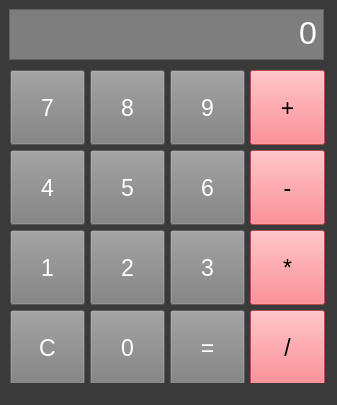
<?xml version="1.0" encoding="UTF-8"?>
<ui version="4.0">
 <class>MainWindow</class>
 <widget class="QMainWindow" name="MainWindow">
  <property name="geometry">
   <rect>
    <x>0</x>
    <y>0</y>
    <width>337</width>
    <height>405</height>
   </rect>
  </property>
  <property name="windowTitle">
   <string>MainWindow</string>
  </property>
  <property name="styleSheet">
   <string notr="true">background-color: rgb(58, 58, 58);</string>
  </property>
  <widget class="QWidget" name="centralwidget">
   <widget class="QTextBrowser" name="textBrowser">
    <property name="geometry">
     <rect>
      <x>9</x>
      <y>9</y>
      <width>315</width>
      <height>51</height>
     </rect>
    </property>
    <property name="maximumSize">
     <size>
      <width>320</width>
      <height>16777215</height>
     </size>
    </property>
    <property name="styleSheet">
     <string notr="true">background-color: rgb(126, 126, 126);
color:white;</string>
    </property>
   </widget>
   <widget class="QPushButton" name="btn0">
    <property name="enabled">
     <bool>true</bool>
    </property>
    <property name="geometry">
     <rect>
      <x>90</x>
      <y>310</y>
      <width>75</width>
      <height>75</height>
     </rect>
    </property>
    <property name="font">
     <font>
      <pointsize>17</pointsize>
     </font>
    </property>
    <property name="styleSheet">
     <string notr="true">background-color: rgb(126, 126, 126);
color: rgb(255, 255, 255);</string>
    </property>
    <property name="text">
     <string>0</string>
    </property>
   </widget>
   <widget class="QPushButton" name="btn7">
    <property name="enabled">
     <bool>true</bool>
    </property>
    <property name="geometry">
     <rect>
      <x>10</x>
      <y>70</y>
      <width>75</width>
      <height>75</height>
     </rect>
    </property>
    <property name="font">
     <font>
      <pointsize>17</pointsize>
     </font>
    </property>
    <property name="styleSheet">
     <string notr="true">background-color: rgb(126, 126, 126);
color: rgb(255, 255, 255);</string>
    </property>
    <property name="text">
     <string>7</string>
    </property>
   </widget>
   <widget class="QPushButton" name="btn8">
    <property name="enabled">
     <bool>true</bool>
    </property>
    <property name="geometry">
     <rect>
      <x>90</x>
      <y>70</y>
      <width>75</width>
      <height>75</height>
     </rect>
    </property>
    <property name="font">
     <font>
      <pointsize>17</pointsize>
     </font>
    </property>
    <property name="styleSheet">
     <string notr="true">background-color: rgb(126, 126, 126);
color: rgb(255, 255, 255);</string>
    </property>
    <property name="text">
     <string>8</string>
    </property>
   </widget>
   <widget class="QPushButton" name="btn9">
    <property name="enabled">
     <bool>true</bool>
    </property>
    <property name="geometry">
     <rect>
      <x>170</x>
      <y>70</y>
      <width>75</width>
      <height>75</height>
     </rect>
    </property>
    <property name="font">
     <font>
      <pointsize>17</pointsize>
     </font>
    </property>
    <property name="styleSheet">
     <string notr="true">background-color: rgb(126, 126, 126);
color: rgb(255, 255, 255);</string>
    </property>
    <property name="text">
     <string>9</string>
    </property>
   </widget>
   <widget class="QPushButton" name="btnPlus">
    <property name="enabled">
     <bool>true</bool>
    </property>
    <property name="geometry">
     <rect>
      <x>250</x>
      <y>70</y>
      <width>75</width>
      <height>75</height>
     </rect>
    </property>
    <property name="font">
     <font>
      <pointsize>17</pointsize>
     </font>
    </property>
    <property name="autoFillBackground">
     <bool>false</bool>
    </property>
    <property name="styleSheet">
     <string notr="true">background-color: rgb(255, 103, 113);</string>
    </property>
    <property name="text">
     <string>+</string>
    </property>
   </widget>
   <widget class="QPushButton" name="btn4">
    <property name="enabled">
     <bool>true</bool>
    </property>
    <property name="geometry">
     <rect>
      <x>10</x>
      <y>150</y>
      <width>75</width>
      <height>75</height>
     </rect>
    </property>
    <property name="font">
     <font>
      <pointsize>17</pointsize>
     </font>
    </property>
    <property name="styleSheet">
     <string notr="true">background-color: rgb(126, 126, 126);
color: rgb(255, 255, 255);</string>
    </property>
    <property name="text">
     <string>4</string>
    </property>
   </widget>
   <widget class="QPushButton" name="btn5">
    <property name="enabled">
     <bool>true</bool>
    </property>
    <property name="geometry">
     <rect>
      <x>90</x>
      <y>150</y>
      <width>75</width>
      <height>75</height>
     </rect>
    </property>
    <property name="font">
     <font>
      <pointsize>17</pointsize>
     </font>
    </property>
    <property name="styleSheet">
     <string notr="true">background-color: rgb(126, 126, 126);
color: rgb(255, 255, 255);</string>
    </property>
    <property name="text">
     <string>5</string>
    </property>
   </widget>
   <widget class="QPushButton" name="btn6">
    <property name="enabled">
     <bool>true</bool>
    </property>
    <property name="geometry">
     <rect>
      <x>170</x>
      <y>150</y>
      <width>75</width>
      <height>75</height>
     </rect>
    </property>
    <property name="font">
     <font>
      <pointsize>17</pointsize>
     </font>
    </property>
    <property name="styleSheet">
     <string notr="true">background-color: rgb(126, 126, 126);
color: rgb(255, 255, 255);</string>
    </property>
    <property name="text">
     <string>6</string>
    </property>
   </widget>
   <widget class="QPushButton" name="btnMinus">
    <property name="enabled">
     <bool>true</bool>
    </property>
    <property name="geometry">
     <rect>
      <x>250</x>
      <y>150</y>
      <width>75</width>
      <height>75</height>
     </rect>
    </property>
    <property name="font">
     <font>
      <pointsize>17</pointsize>
     </font>
    </property>
    <property name="autoFillBackground">
     <bool>false</bool>
    </property>
    <property name="styleSheet">
     <string notr="true">background-color: rgb(255, 103, 113);</string>
    </property>
    <property name="text">
     <string>-</string>
    </property>
   </widget>
   <widget class="QPushButton" name="btnResult">
    <property name="enabled">
     <bool>true</bool>
    </property>
    <property name="geometry">
     <rect>
      <x>170</x>
      <y>310</y>
      <width>75</width>
      <height>75</height>
     </rect>
    </property>
    <property name="font">
     <font>
      <pointsize>17</pointsize>
     </font>
    </property>
    <property name="styleSheet">
     <string notr="true">background-color: rgb(126, 126, 126);
color: rgb(255, 255, 255);</string>
    </property>
    <property name="text">
     <string>=</string>
    </property>
   </widget>
   <widget class="QPushButton" name="btnDiv">
    <property name="enabled">
     <bool>true</bool>
    </property>
    <property name="geometry">
     <rect>
      <x>250</x>
      <y>310</y>
      <width>75</width>
      <height>75</height>
     </rect>
    </property>
    <property name="font">
     <font>
      <pointsize>17</pointsize>
     </font>
    </property>
    <property name="autoFillBackground">
     <bool>false</bool>
    </property>
    <property name="styleSheet">
     <string notr="true">background-color: rgb(255, 103, 113);</string>
    </property>
    <property name="text">
     <string>/</string>
    </property>
   </widget>
   <widget class="QPushButton" name="btnMult">
    <property name="enabled">
     <bool>true</bool>
    </property>
    <property name="geometry">
     <rect>
      <x>250</x>
      <y>230</y>
      <width>75</width>
      <height>75</height>
     </rect>
    </property>
    <property name="font">
     <font>
      <pointsize>17</pointsize>
     </font>
    </property>
    <property name="autoFillBackground">
     <bool>false</bool>
    </property>
    <property name="styleSheet">
     <string notr="true">background-color: rgb(255, 103, 113);</string>
    </property>
    <property name="text">
     <string>*</string>
    </property>
   </widget>
   <widget class="QPushButton" name="btn3">
    <property name="enabled">
     <bool>true</bool>
    </property>
    <property name="geometry">
     <rect>
      <x>170</x>
      <y>230</y>
      <width>75</width>
      <height>75</height>
     </rect>
    </property>
    <property name="font">
     <font>
      <pointsize>17</pointsize>
     </font>
    </property>
    <property name="styleSheet">
     <string notr="true">background-color: rgb(126, 126, 126);
color: rgb(255, 255, 255);</string>
    </property>
    <property name="text">
     <string>3</string>
    </property>
   </widget>
   <widget class="QPushButton" name="btn2">
    <property name="enabled">
     <bool>true</bool>
    </property>
    <property name="geometry">
     <rect>
      <x>90</x>
      <y>230</y>
      <width>75</width>
      <height>75</height>
     </rect>
    </property>
    <property name="font">
     <font>
      <pointsize>17</pointsize>
     </font>
    </property>
    <property name="styleSheet">
     <string notr="true">background-color: rgb(126, 126, 126);
color: rgb(255, 255, 255);</string>
    </property>
    <property name="text">
     <string>2</string>
    </property>
   </widget>
   <widget class="QPushButton" name="btn1">
    <property name="enabled">
     <bool>true</bool>
    </property>
    <property name="geometry">
     <rect>
      <x>10</x>
      <y>230</y>
      <width>75</width>
      <height>75</height>
     </rect>
    </property>
    <property name="font">
     <font>
      <pointsize>17</pointsize>
     </font>
    </property>
    <property name="styleSheet">
     <string notr="true">background-color: rgb(126, 126, 126);
color: rgb(255, 255, 255);</string>
    </property>
    <property name="text">
     <string>1</string>
    </property>
   </widget>
   <widget class="QLabel" name="labelResult">
    <property name="geometry">
     <rect>
      <x>16</x>
      <y>12</y>
      <width>301</width>
      <height>41</height>
     </rect>
    </property>
    <property name="font">
     <font>
      <pointsize>24</pointsize>
     </font>
    </property>
    <property name="styleSheet">
     <string notr="true">color: rgb(255, 255, 255);
background-color: rgba(255, 255, 255, 0);</string>
    </property>
    <property name="text">
     <string>0</string>
    </property>
    <property name="alignment">
     <set>Qt::AlignRight|Qt::AlignTrailing|Qt::AlignVCenter</set>
    </property>
   </widget>
   <widget class="QPushButton" name="btnC">
    <property name="enabled">
     <bool>true</bool>
    </property>
    <property name="geometry">
     <rect>
      <x>10</x>
      <y>310</y>
      <width>75</width>
      <height>75</height>
     </rect>
    </property>
    <property name="font">
     <font>
      <pointsize>17</pointsize>
     </font>
    </property>
    <property name="styleSheet">
     <string notr="true">background-color: rgb(126, 126, 126);
color: rgb(255, 255, 255);</string>
    </property>
    <property name="text">
     <string>C</string>
    </property>
   </widget>
  </widget>
  <widget class="QStatusBar" name="statusbar"/>
 </widget>
 <resources/>
 <connections/>
</ui>
